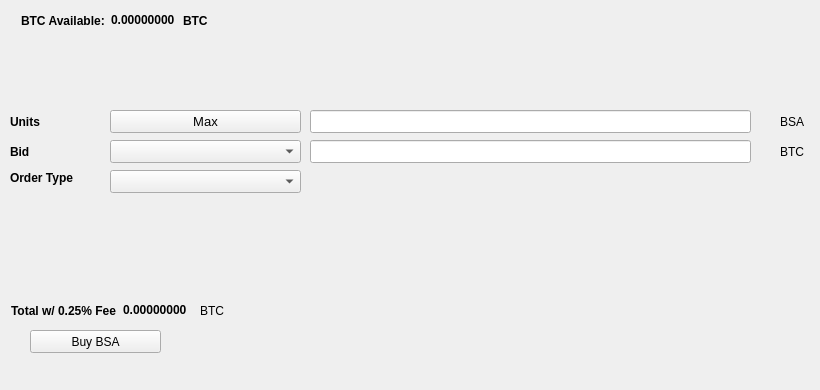
   <widget class="QWidget" name="BuyTab">
    <attribute name="title">
     <string>Buy</string>
    </attribute>
    <widget class="QPushButton" name="BuyBSA">
     <property name="geometry">
      <rect>
       <x>30</x>
       <y>330</y>
       <width>131</width>
       <height>23</height>
      </rect>
     </property>
     <property name="text">
      <string>Buy BSA</string>
     </property>
     <property name="icon">
      <iconset resource="../bsa.qrc">
       <normaloff>:/icons/bitcoin</normaloff>:/icons/bitcoin</iconset>
     </property>
    </widget>
    <widget class="QLabel" name="label_3">
     <property name="geometry">
      <rect>
       <x>10</x>
       <y>110</y>
       <width>46</width>
       <height>23</height>
      </rect>
     </property>
     <property name="font">
      <font>
       <weight>75</weight>
       <bold>true</bold>
      </font>
     </property>
     <property name="text">
      <string>Units</string>
     </property>
    </widget>
    <widget class="QLineEdit" name="UnitsInput">
     <property name="geometry">
      <rect>
       <x>310</x>
       <y>110</y>
       <width>441</width>
       <height>23</height>
      </rect>
     </property>
     <property name="font">
      <font>
       <pointsize>9</pointsize>
       <weight>75</weight>
       <bold>true</bold>
      </font>
     </property>
    </widget>
    <widget class="QLineEdit" name="BuyBidPriceEdit">
     <property name="geometry">
      <rect>
       <x>310</x>
       <y>140</y>
       <width>441</width>
       <height>23</height>
      </rect>
     </property>
     <property name="font">
      <font>
       <pointsize>9</pointsize>
       <weight>75</weight>
       <bold>true</bold>
      </font>
     </property>
    </widget>
    <widget class="QLabel" name="label_4">
     <property name="geometry">
      <rect>
       <x>780</x>
       <y>110</y>
       <width>31</width>
       <height>23</height>
      </rect>
     </property>
     <property name="text">
      <string>BSA</string>
     </property>
    </widget>
    <widget class="QLabel" name="label_5">
     <property name="geometry">
      <rect>
       <x>780</x>
       <y>140</y>
       <width>31</width>
       <height>23</height>
      </rect>
     </property>
     <property name="text">
      <string>BTC</string>
     </property>
    </widget>
    <widget class="QLabel" name="label_6">
     <property name="geometry">
      <rect>
       <x>10</x>
       <y>140</y>
       <width>46</width>
       <height>23</height>
      </rect>
     </property>
     <property name="font">
      <font>
       <weight>75</weight>
       <bold>true</bold>
      </font>
     </property>
     <property name="text">
      <string>Bid</string>
     </property>
    </widget>
    <widget class="QLabel" name="label_7">
     <property name="geometry">
      <rect>
       <x>10</x>
       <y>170</y>
       <width>91</width>
       <height>16</height>
      </rect>
     </property>
     <property name="font">
      <font>
       <weight>75</weight>
       <bold>true</bold>
      </font>
     </property>
     <property name="text">
      <string>Order Type</string>
     </property>
    </widget>
    <widget class="QPushButton" name="Buy_Max_Amount">
     <property name="geometry">
      <rect>
       <x>110</x>
       <y>110</y>
       <width>191</width>
       <height>23</height>
      </rect>
     </property>
     <property name="font">
      <font>
       <pointsize>10</pointsize>
      </font>
     </property>
     <property name="text">
      <string>Max</string>
     </property>
    </widget>
    <widget class="QComboBox" name="BuyBidcomboBox">
     <property name="geometry">
      <rect>
       <x>110</x>
       <y>140</y>
       <width>191</width>
       <height>23</height>
      </rect>
     </property>
     <property name="font">
      <font>
       <pointsize>10</pointsize>
      </font>
     </property>
    </widget>
    <widget class="QComboBox" name="buyOrdertypeCombo">
     <property name="geometry">
      <rect>
       <x>110</x>
       <y>170</y>
       <width>191</width>
       <height>23</height>
      </rect>
     </property>
     <property name="font">
      <font>
       <pointsize>10</pointsize>
      </font>
     </property>
    </widget>
    <widget class="QWidget" name="layoutWidget1">
     <property name="geometry">
      <rect>
       <x>21</x>
       <y>11</y>
       <width>227</width>
       <height>19</height>
      </rect>
     </property>
     <layout class="QHBoxLayout" name="horizontalLayout_3">
      <item>
       <widget class="QLabel" name="label232">
        <property name="font">
         <font>
          <weight>75</weight>
          <bold>true</bold>
         </font>
        </property>
        <property name="text">
         <string>BTC Available:</string>
        </property>
       </widget>
      </item>
      <item>
       <widget class="QLabel" name="BtcAvailableLbl">
        <property name="palette">
         <palette>
          <active>
           <colorrole role="WindowText">
            <brush brushstyle="SolidPattern">
             <color alpha="255">
              <red>0</red>
              <green>0</green>
              <blue>0</blue>
             </color>
            </brush>
           </colorrole>
           <colorrole role="Button">
            <brush brushstyle="SolidPattern">
             <color alpha="255">
              <red>0</red>
              <green>170</green>
              <blue>0</blue>
             </color>
            </brush>
           </colorrole>
           <colorrole role="Light">
            <brush brushstyle="SolidPattern">
             <color alpha="255">
              <red>0</red>
              <green>255</green>
              <blue>0</blue>
             </color>
            </brush>
           </colorrole>
           <colorrole role="Midlight">
            <brush brushstyle="SolidPattern">
             <color alpha="255">
              <red>0</red>
              <green>212</green>
              <blue>0</blue>
             </color>
            </brush>
           </colorrole>
           <colorrole role="Dark">
            <brush brushstyle="SolidPattern">
             <color alpha="255">
              <red>0</red>
              <green>85</green>
              <blue>0</blue>
             </color>
            </brush>
           </colorrole>
           <colorrole role="Mid">
            <brush brushstyle="SolidPattern">
             <color alpha="255">
              <red>0</red>
              <green>113</green>
              <blue>0</blue>
             </color>
            </brush>
           </colorrole>
           <colorrole role="Text">
            <brush brushstyle="SolidPattern">
             <color alpha="255">
              <red>0</red>
              <green>170</green>
              <blue>0</blue>
             </color>
            </brush>
           </colorrole>
           <colorrole role="BrightText">
            <brush brushstyle="SolidPattern">
             <color alpha="255">
              <red>255</red>
              <green>255</green>
              <blue>255</blue>
             </color>
            </brush>
           </colorrole>
           <colorrole role="ButtonText">
            <brush brushstyle="SolidPattern">
             <color alpha="255">
              <red>0</red>
              <green>0</green>
              <blue>0</blue>
             </color>
            </brush>
           </colorrole>
           <colorrole role="Base">
            <brush brushstyle="SolidPattern">
             <color alpha="255">
              <red>255</red>
              <green>255</green>
              <blue>255</blue>
             </color>
            </brush>
           </colorrole>
           <colorrole role="Window">
            <brush brushstyle="SolidPattern">
             <color alpha="255">
              <red>0</red>
              <green>170</green>
              <blue>0</blue>
             </color>
            </brush>
           </colorrole>
           <colorrole role="Shadow">
            <brush brushstyle="SolidPattern">
             <color alpha="255">
              <red>0</red>
              <green>0</green>
              <blue>0</blue>
             </color>
            </brush>
           </colorrole>
           <colorrole role="AlternateBase">
            <brush brushstyle="SolidPattern">
             <color alpha="255">
              <red>127</red>
              <green>212</green>
              <blue>127</blue>
             </color>
            </brush>
           </colorrole>
           <colorrole role="ToolTipBase">
            <brush brushstyle="SolidPattern">
             <color alpha="255">
              <red>255</red>
              <green>255</green>
              <blue>220</blue>
             </color>
            </brush>
           </colorrole>
           <colorrole role="ToolTipText">
            <brush brushstyle="SolidPattern">
             <color alpha="255">
              <red>0</red>
              <green>0</green>
              <blue>0</blue>
             </color>
            </brush>
           </colorrole>
          </active>
          <inactive>
           <colorrole role="WindowText">
            <brush brushstyle="SolidPattern">
             <color alpha="255">
              <red>0</red>
              <green>0</green>
              <blue>0</blue>
             </color>
            </brush>
           </colorrole>
           <colorrole role="Button">
            <brush brushstyle="SolidPattern">
             <color alpha="255">
              <red>0</red>
              <green>170</green>
              <blue>0</blue>
             </color>
            </brush>
           </colorrole>
           <colorrole role="Light">
            <brush brushstyle="SolidPattern">
             <color alpha="255">
              <red>0</red>
              <green>255</green>
              <blue>0</blue>
             </color>
            </brush>
           </colorrole>
           <colorrole role="Midlight">
            <brush brushstyle="SolidPattern">
             <color alpha="255">
              <red>0</red>
              <green>212</green>
              <blue>0</blue>
             </color>
            </brush>
           </colorrole>
           <colorrole role="Dark">
            <brush brushstyle="SolidPattern">
             <color alpha="255">
              <red>0</red>
              <green>85</green>
              <blue>0</blue>
             </color>
            </brush>
           </colorrole>
           <colorrole role="Mid">
            <brush brushstyle="SolidPattern">
             <color alpha="255">
              <red>0</red>
              <green>113</green>
              <blue>0</blue>
             </color>
            </brush>
           </colorrole>
           <colorrole role="Text">
            <brush brushstyle="SolidPattern">
             <color alpha="255">
              <red>0</red>
              <green>170</green>
              <blue>0</blue>
             </color>
            </brush>
           </colorrole>
           <colorrole role="BrightText">
            <brush brushstyle="SolidPattern">
             <color alpha="255">
              <red>255</red>
              <green>255</green>
              <blue>255</blue>
             </color>
            </brush>
           </colorrole>
           <colorrole role="ButtonText">
            <brush brushstyle="SolidPattern">
             <color alpha="255">
              <red>0</red>
              <green>0</green>
              <blue>0</blue>
             </color>
            </brush>
           </colorrole>
           <colorrole role="Base">
            <brush brushstyle="SolidPattern">
             <color alpha="255">
              <red>255</red>
              <green>255</green>
              <blue>255</blue>
             </color>
            </brush>
           </colorrole>
           <colorrole role="Window">
            <brush brushstyle="SolidPattern">
             <color alpha="255">
              <red>0</red>
              <green>170</green>
              <blue>0</blue>
             </color>
            </brush>
           </colorrole>
           <colorrole role="Shadow">
            <brush brushstyle="SolidPattern">
             <color alpha="255">
              <red>0</red>
              <green>0</green>
              <blue>0</blue>
             </color>
            </brush>
           </colorrole>
           <colorrole role="AlternateBase">
            <brush brushstyle="SolidPattern">
             <color alpha="255">
              <red>127</red>
              <green>212</green>
              <blue>127</blue>
             </color>
            </brush>
           </colorrole>
           <colorrole role="ToolTipBase">
            <brush brushstyle="SolidPattern">
             <color alpha="255">
              <red>255</red>
              <green>255</green>
              <blue>220</blue>
             </color>
            </brush>
           </colorrole>
           <colorrole role="ToolTipText">
            <brush brushstyle="SolidPattern">
             <color alpha="255">
              <red>0</red>
              <green>0</green>
              <blue>0</blue>
             </color>
            </brush>
           </colorrole>
          </inactive>
          <disabled>
           <colorrole role="WindowText">
            <brush brushstyle="SolidPattern">
             <color alpha="255">
              <red>0</red>
              <green>85</green>
              <blue>0</blue>
             </color>
            </brush>
           </colorrole>
           <colorrole role="Button">
            <brush brushstyle="SolidPattern">
             <color alpha="255">
              <red>0</red>
              <green>170</green>
              <blue>0</blue>
             </color>
            </brush>
           </colorrole>
           <colorrole role="Light">
            <brush brushstyle="SolidPattern">
             <color alpha="255">
              <red>0</red>
              <green>255</green>
              <blue>0</blue>
             </color>
            </brush>
           </colorrole>
           <colorrole role="Midlight">
            <brush brushstyle="SolidPattern">
             <color alpha="255">
              <red>0</red>
              <green>212</green>
              <blue>0</blue>
             </color>
            </brush>
           </colorrole>
           <colorrole role="Dark">
            <brush brushstyle="SolidPattern">
             <color alpha="255">
              <red>0</red>
              <green>85</green>
              <blue>0</blue>
             </color>
            </brush>
           </colorrole>
           <colorrole role="Mid">
            <brush brushstyle="SolidPattern">
             <color alpha="255">
              <red>0</red>
              <green>113</green>
              <blue>0</blue>
             </color>
            </brush>
           </colorrole>
           <colorrole role="Text">
            <brush brushstyle="SolidPattern">
             <color alpha="255">
              <red>0</red>
              <green>85</green>
              <blue>0</blue>
             </color>
            </brush>
           </colorrole>
           <colorrole role="BrightText">
            <brush brushstyle="SolidPattern">
             <color alpha="255">
              <red>255</red>
              <green>255</green>
              <blue>255</blue>
             </color>
            </brush>
           </colorrole>
           <colorrole role="ButtonText">
            <brush brushstyle="SolidPattern">
             <color alpha="255">
              <red>0</red>
              <green>85</green>
              <blue>0</blue>
             </color>
            </brush>
           </colorrole>
           <colorrole role="Base">
            <brush brushstyle="SolidPattern">
             <color alpha="255">
              <red>0</red>
              <green>170</green>
              <blue>0</blue>
             </color>
            </brush>
           </colorrole>
           <colorrole role="Window">
            <brush brushstyle="SolidPattern">
             <color alpha="255">
              <red>0</red>
              <green>170</green>
              <blue>0</blue>
             </color>
            </brush>
           </colorrole>
           <colorrole role="Shadow">
            <brush brushstyle="SolidPattern">
             <color alpha="255">
              <red>0</red>
              <green>0</green>
              <blue>0</blue>
             </color>
            </brush>
           </colorrole>
           <colorrole role="AlternateBase">
            <brush brushstyle="SolidPattern">
             <color alpha="255">
              <red>0</red>
              <green>170</green>
              <blue>0</blue>
             </color>
            </brush>
           </colorrole>
           <colorrole role="ToolTipBase">
            <brush brushstyle="SolidPattern">
             <color alpha="255">
              <red>255</red>
              <green>255</green>
              <blue>220</blue>
             </color>
            </brush>
           </colorrole>
           <colorrole role="ToolTipText">
            <brush brushstyle="SolidPattern">
             <color alpha="255">
              <red>0</red>
              <green>0</green>
              <blue>0</blue>
             </color>
            </brush>
           </colorrole>
          </disabled>
         </palette>
        </property>
        <property name="font">
         <font>
          <weight>75</weight>
          <bold>true</bold>
         </font>
        </property>
        <property name="text">
         <string>0.00000000</string>
        </property>
        <property name="textInteractionFlags">
         <set>Qt::LinksAccessibleByMouse|Qt::TextSelectableByKeyboard|Qt::TextSelectableByMouse</set>
        </property>
       </widget>
      </item>
      <item>
       <widget class="QLabel" name="BtcAvailableLbl_2">
        <property name="font">
         <font>
          <weight>75</weight>
          <bold>true</bold>
         </font>
        </property>
        <property name="text">
         <string>BTC</string>
        </property>
       </widget>
      </item>
     </layout>
    </widget>
    <widget class="QWidget" name="layoutWidge2">
     <property name="geometry">
      <rect>
       <x>11</x>
       <y>301</y>
       <width>259</width>
       <height>19</height>
      </rect>
     </property>
     <layout class="QHBoxLayout" name="horizontalLayout_4">
      <item>
       <widget class="QLabel" name="label_9">
        <property name="font">
         <font>
          <weight>75</weight>
          <bold>true</bold>
         </font>
        </property>
        <property name="text">
         <string>Total w/ 0.25% Fee</string>
        </property>
       </widget>
      </item>
      <item>
       <widget class="QLabel" name="BuyCostLabel">
        <property name="palette">
         <palette>
          <active>
           <colorrole role="WindowText">
            <brush brushstyle="SolidPattern">
             <color alpha="255">
              <red>0</red>
              <green>0</green>
              <blue>0</blue>
             </color>
            </brush>
           </colorrole>
           <colorrole role="Button">
            <brush brushstyle="SolidPattern">
             <color alpha="255">
              <red>0</red>
              <green>170</green>
              <blue>0</blue>
             </color>
            </brush>
           </colorrole>
           <colorrole role="Light">
            <brush brushstyle="SolidPattern">
             <color alpha="255">
              <red>0</red>
              <green>255</green>
              <blue>0</blue>
             </color>
            </brush>
           </colorrole>
           <colorrole role="Midlight">
            <brush brushstyle="SolidPattern">
             <color alpha="255">
              <red>0</red>
              <green>212</green>
              <blue>0</blue>
             </color>
            </brush>
           </colorrole>
           <colorrole role="Dark">
            <brush brushstyle="SolidPattern">
             <color alpha="255">
              <red>0</red>
              <green>85</green>
              <blue>0</blue>
             </color>
            </brush>
           </colorrole>
           <colorrole role="Mid">
            <brush brushstyle="SolidPattern">
             <color alpha="255">
              <red>0</red>
              <green>113</green>
              <blue>0</blue>
             </color>
            </brush>
           </colorrole>
           <colorrole role="Text">
            <brush brushstyle="SolidPattern">
             <color alpha="255">
              <red>0</red>
              <green>170</green>
              <blue>0</blue>
             </color>
            </brush>
           </colorrole>
           <colorrole role="BrightText">
            <brush brushstyle="SolidPattern">
             <color alpha="255">
              <red>255</red>
              <green>255</green>
              <blue>255</blue>
             </color>
            </brush>
           </colorrole>
           <colorrole role="ButtonText">
            <brush brushstyle="SolidPattern">
             <color alpha="255">
              <red>0</red>
              <green>0</green>
              <blue>0</blue>
             </color>
            </brush>
           </colorrole>
           <colorrole role="Base">
            <brush brushstyle="SolidPattern">
             <color alpha="255">
              <red>255</red>
              <green>255</green>
              <blue>255</blue>
             </color>
            </brush>
           </colorrole>
           <colorrole role="Window">
            <brush brushstyle="SolidPattern">
             <color alpha="255">
              <red>0</red>
              <green>170</green>
              <blue>0</blue>
             </color>
            </brush>
           </colorrole>
           <colorrole role="Shadow">
            <brush brushstyle="SolidPattern">
             <color alpha="255">
              <red>0</red>
              <green>0</green>
              <blue>0</blue>
             </color>
            </brush>
           </colorrole>
           <colorrole role="AlternateBase">
            <brush brushstyle="SolidPattern">
             <color alpha="255">
              <red>127</red>
              <green>212</green>
              <blue>127</blue>
             </color>
            </brush>
           </colorrole>
           <colorrole role="ToolTipBase">
            <brush brushstyle="SolidPattern">
             <color alpha="255">
              <red>255</red>
              <green>255</green>
              <blue>220</blue>
             </color>
            </brush>
           </colorrole>
           <colorrole role="ToolTipText">
            <brush brushstyle="SolidPattern">
             <color alpha="255">
              <red>0</red>
              <green>0</green>
              <blue>0</blue>
             </color>
            </brush>
           </colorrole>
          </active>
          <inactive>
           <colorrole role="WindowText">
            <brush brushstyle="SolidPattern">
             <color alpha="255">
              <red>0</red>
              <green>0</green>
              <blue>0</blue>
             </color>
            </brush>
           </colorrole>
           <colorrole role="Button">
            <brush brushstyle="SolidPattern">
             <color alpha="255">
              <red>0</red>
              <green>170</green>
              <blue>0</blue>
             </color>
            </brush>
           </colorrole>
           <colorrole role="Light">
            <brush brushstyle="SolidPattern">
             <color alpha="255">
              <red>0</red>
              <green>255</green>
              <blue>0</blue>
             </color>
            </brush>
           </colorrole>
           <colorrole role="Midlight">
            <brush brushstyle="SolidPattern">
             <color alpha="255">
              <red>0</red>
              <green>212</green>
              <blue>0</blue>
             </color>
            </brush>
           </colorrole>
           <colorrole role="Dark">
            <brush brushstyle="SolidPattern">
             <color alpha="255">
              <red>0</red>
              <green>85</green>
              <blue>0</blue>
             </color>
            </brush>
           </colorrole>
           <colorrole role="Mid">
            <brush brushstyle="SolidPattern">
             <color alpha="255">
              <red>0</red>
              <green>113</green>
              <blue>0</blue>
             </color>
            </brush>
           </colorrole>
           <colorrole role="Text">
            <brush brushstyle="SolidPattern">
             <color alpha="255">
              <red>0</red>
              <green>170</green>
              <blue>0</blue>
             </color>
            </brush>
           </colorrole>
           <colorrole role="BrightText">
            <brush brushstyle="SolidPattern">
             <color alpha="255">
              <red>255</red>
              <green>255</green>
              <blue>255</blue>
             </color>
            </brush>
           </colorrole>
           <colorrole role="ButtonText">
            <brush brushstyle="SolidPattern">
             <color alpha="255">
              <red>0</red>
              <green>0</green>
              <blue>0</blue>
             </color>
            </brush>
           </colorrole>
           <colorrole role="Base">
            <brush brushstyle="SolidPattern">
             <color alpha="255">
              <red>255</red>
              <green>255</green>
              <blue>255</blue>
             </color>
            </brush>
           </colorrole>
           <colorrole role="Window">
            <brush brushstyle="SolidPattern">
             <color alpha="255">
              <red>0</red>
              <green>170</green>
              <blue>0</blue>
             </color>
            </brush>
           </colorrole>
           <colorrole role="Shadow">
            <brush brushstyle="SolidPattern">
             <color alpha="255">
              <red>0</red>
              <green>0</green>
              <blue>0</blue>
             </color>
            </brush>
           </colorrole>
           <colorrole role="AlternateBase">
            <brush brushstyle="SolidPattern">
             <color alpha="255">
              <red>127</red>
              <green>212</green>
              <blue>127</blue>
             </color>
            </brush>
           </colorrole>
           <colorrole role="ToolTipBase">
            <brush brushstyle="SolidPattern">
             <color alpha="255">
              <red>255</red>
              <green>255</green>
              <blue>220</blue>
             </color>
            </brush>
           </colorrole>
           <colorrole role="ToolTipText">
            <brush brushstyle="SolidPattern">
             <color alpha="255">
              <red>0</red>
              <green>0</green>
              <blue>0</blue>
             </color>
            </brush>
           </colorrole>
          </inactive>
          <disabled>
           <colorrole role="WindowText">
            <brush brushstyle="SolidPattern">
             <color alpha="255">
              <red>0</red>
              <green>85</green>
              <blue>0</blue>
             </color>
            </brush>
           </colorrole>
           <colorrole role="Button">
            <brush brushstyle="SolidPattern">
             <color alpha="255">
              <red>0</red>
              <green>170</green>
              <blue>0</blue>
             </color>
            </brush>
           </colorrole>
           <colorrole role="Light">
            <brush brushstyle="SolidPattern">
             <color alpha="255">
              <red>0</red>
              <green>255</green>
              <blue>0</blue>
             </color>
            </brush>
           </colorrole>
           <colorrole role="Midlight">
            <brush brushstyle="SolidPattern">
             <color alpha="255">
              <red>0</red>
              <green>212</green>
              <blue>0</blue>
             </color>
            </brush>
           </colorrole>
           <colorrole role="Dark">
            <brush brushstyle="SolidPattern">
             <color alpha="255">
              <red>0</red>
              <green>85</green>
              <blue>0</blue>
             </color>
            </brush>
           </colorrole>
           <colorrole role="Mid">
            <brush brushstyle="SolidPattern">
             <color alpha="255">
              <red>0</red>
              <green>113</green>
              <blue>0</blue>
             </color>
            </brush>
           </colorrole>
           <colorrole role="Text">
            <brush brushstyle="SolidPattern">
             <color alpha="255">
              <red>0</red>
              <green>85</green>
              <blue>0</blue>
             </color>
            </brush>
           </colorrole>
           <colorrole role="BrightText">
            <brush brushstyle="SolidPattern">
             <color alpha="255">
              <red>255</red>
              <green>255</green>
              <blue>255</blue>
             </color>
            </brush>
           </colorrole>
           <colorrole role="ButtonText">
            <brush brushstyle="SolidPattern">
             <color alpha="255">
              <red>0</red>
              <green>85</green>
              <blue>0</blue>
             </color>
            </brush>
           </colorrole>
           <colorrole role="Base">
            <brush brushstyle="SolidPattern">
             <color alpha="255">
              <red>0</red>
              <green>170</green>
              <blue>0</blue>
             </color>
            </brush>
           </colorrole>
           <colorrole role="Window">
            <brush brushstyle="SolidPattern">
             <color alpha="255">
              <red>0</red>
              <green>170</green>
              <blue>0</blue>
             </color>
            </brush>
           </colorrole>
           <colorrole role="Shadow">
            <brush brushstyle="SolidPattern">
             <color alpha="255">
              <red>0</red>
              <green>0</green>
              <blue>0</blue>
             </color>
            </brush>
           </colorrole>
           <colorrole role="AlternateBase">
            <brush brushstyle="SolidPattern">
             <color alpha="255">
              <red>0</red>
              <green>170</green>
              <blue>0</blue>
             </color>
            </brush>
           </colorrole>
           <colorrole role="ToolTipBase">
            <brush brushstyle="SolidPattern">
             <color alpha="255">
              <red>255</red>
              <green>255</green>
              <blue>220</blue>
             </color>
            </brush>
           </colorrole>
           <colorrole role="ToolTipText">
            <brush brushstyle="SolidPattern">
             <color alpha="255">
              <red>0</red>
              <green>0</green>
              <blue>0</blue>
             </color>
            </brush>
           </colorrole>
          </disabled>
         </palette>
        </property>
        <property name="font">
         <font>
          <weight>75</weight>
          <bold>true</bold>
         </font>
        </property>
        <property name="autoFillBackground">
         <bool>false</bool>
        </property>
        <property name="text">
         <string>0.00000000</string>
        </property>
        <property name="textInteractionFlags">
         <set>Qt::LinksAccessibleByMouse|Qt::TextSelectableByMouse</set>
        </property>
       </widget>
      </item>
      <item>
       <widget class="QLabel" name="label_10">
        <property name="font">
         <font>
          <weight>50</weight>
          <bold>false</bold>
         </font>
        </property>
        <property name="text">
         <string>BTC</string>
        </property>
       </widget>
      </item>
     </layout>
    </widget>
    <widget class="QLabel" name="label_24">
     <property name="geometry">
      <rect>
       <x>460</x>
       <y>300</y>
       <width>281</width>
       <height>81</height>
      </rect>
     </property>
     <property name="text">
      <string/>
     </property>
     <property name="pixmap">
      <pixmap>:/images/bittrex</pixmap>
     </property>
    </widget>
   </widget>
